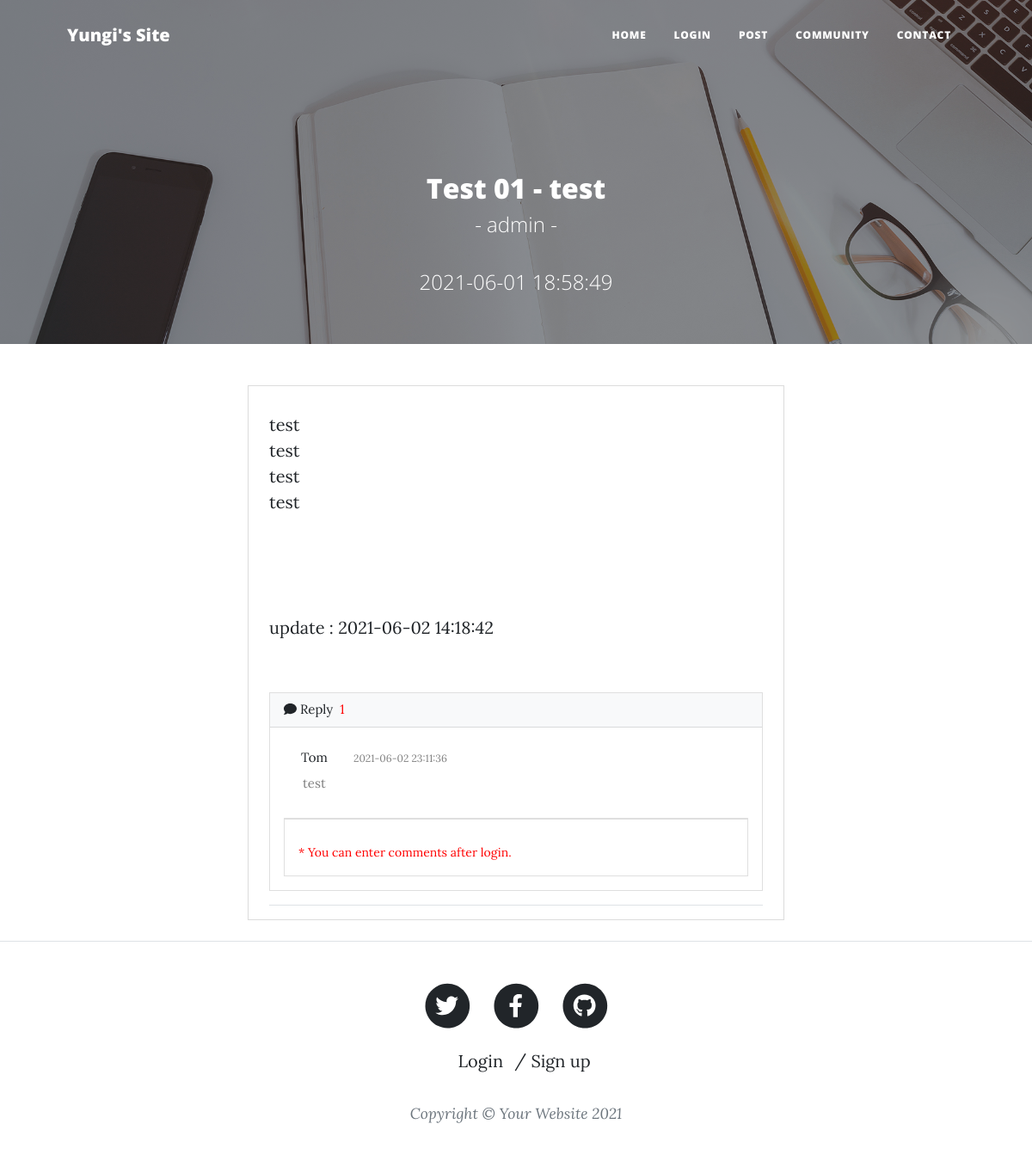
/dist/detail.php?id=2, run on the app's committed database.
### tables this page shows
CREATE TABLE `article` (
  `id` int(100) unsigned NOT NULL AUTO_INCREMENT,
  `title` varchar(100) NOT NULL,
  `contents` text NOT NULL,
  `regDate` datetime DEFAULT current_timestamp(),
  `updateDate` datetime DEFAULT NULL,
  `nickname` varchar(100) NOT NULL,
  `views` int(100) DEFAULT 0,
  PRIMARY KEY (`id`)
);

CREATE TABLE `reply` (
  `id` int(100) unsigned NOT NULL AUTO_INCREMENT,
  `regDate` datetime DEFAULT current_timestamp(),
  `upDateDate` datetime DEFAULT NULL,
  `relTypeCode` varchar(100) DEFAULT 'article',
  `relId` int(100) NOT NULL,
  `contents` text NOT NULL,
  `nickname` varchar(100) NOT NULL,
  PRIMARY KEY (`id`)
);

### dist/detail.php (the view, shortened to what this page needs)
<!DOCTYPE html>
<html lang="en">
    <head>
        <?php
            include "imports/head.php";
            if($_GET['id'] == null){
                ?>
                <script>window.location.href = 'index.php?cnt=0'; </script>
                <?php
            }else{
                $id = $_GET['id'];
                $sql = "SELECT * FROM article WHERE id = $id ORDER BY id DESC";
                $rs = mysqli_query($myConn, $sql);
                $article = mysqli_fetch_assoc($rs);
            }
         ?>
    </head>
    <body>
        <?php
            include "imports/navigation.php";
         ?>
        <header class="masthead" style=" height: 400px; background-image: url('assets/img/home-bg.jpg')">
            <div class="container position-relative px-4 px-lg-5">
                <div class="row gx-4 gx-lg-5 justify-content-center">
                    <div class="col-md-10 col-lg-8 col-xl-7">
                        <div class="site-heading">
                        <h2><?=$article['title']?></h2>
                            <span class="subheading">-  <?=$article['nickname']?> - </span>
                            <br>
                            <span class="subheading"> <?=$article['regDate']?></span>
                        </div>
                    </div>
                </div>
            </div>
        </header>
<main class="mb-4">
                <div class="row gx-4 gx-lg-5 justify-content-center" >
                    <div class="col-md-10 col-lg-8 col-xl-6" style="border: 1px solid #dcdcdc;">
                        <table class="table table-striped">
                            <br>
                            <?php $contents = str_replace("\n", "<br>", $article['contents']) ?>
                            <div style="width: 100%; margin-bottom:100px"><?=$contents?></div>
                        </table>
                        <span class="subheading"> update :  <?=$article['updateDate']?></span><br>
                        <?php if(isset($_SESSION['user'])){
                            if($_SESSION['user']['nickname'] == $article['nickname']){ ?>
                        <input type ="button" style ="font-size:14px;border-radius: 30px; margin-left:74%;" size="10" value="Modify" >
                        <input type ="button" style ="font-size:14px;border-radius: 30px; margin-left:1px" value="Delete" >
                        <?php } } ?> <br><br>
                    <div class="card mb-2">
                    <?php $sql = "SELECT COUNT(*) as count FROM reply WHERE relId = $id and reltypeCode = 'article'";
                                $rs = mysqli_query($myConn, $sql);
                                $count = mysqli_fetch_assoc($rs); ?>
                    <div class="card-header bg-light" style="font-size:15px">
                        <i class="fa fa-comment fa"></i> Reply &nbsp;<nav style="color:red; display: inline-block;"><?=$count['count']?></nav>
                    </div>
                    <div class="card-body">
                            <ul class="list-group list-group-flush">
                            <?php $sql = "select * from reply where relId = $id and reltypeCode = 'article'";
                                $rs = mysqli_query($myConn, $sql);
                                $replys = [];
                                while($reply = mysqli_fetch_assoc($rs)){
                                    $replys[] = $reply;
                                }
                            foreach($replys as $reply){ ?>
                            <li class="list-group-item">
                        <div class="form-inline mb-2" style="font-size:15px">
                                    &nbsp;<?=$reply['nickname']?> &nbsp;&nbsp;&nbsp;&nbsp; <div style="display:inline-block;font-size:12px; color:gray">&nbsp;  <?=$reply['regDate']?></div>
                                </div>
                                <div style="margin-left:6px;  width: 90%; margin-bottom:20px; color:gray; font-size:15px"><?=$reply['contents']?></div>
                                </li>
                                <?php }?>
                            <form action="doReply.php" method="get">
                                <li class="list-group-item">
                        <div class="form-inline mb-2" style="margin-top:20px;">
                        <?php if(!isset($_SESSION['user'])) {?>
                            <div style="font-size: 14px;color:red;">* You can enter comments after login.</div>
                        <?php } ?>
                                </li>
                                </form>
                            </ul>
                        </div>
                    </div>
                         <hr/>
                    </div>
                </div>
        </main>
        <?php include "imports/footer.php" ?>
    </body>
</html>

### data on the page
article: title "Test 01 - test", nickname "admin", regDate "2021-06-01 18:58:49", contents "test test test test", updateDate "2021-06-02 14:18:42"
reply: nickname "Tom", regDate "2021-06-02 23:11:36", contents "test"

### other printed values
$count['count'] "1"
